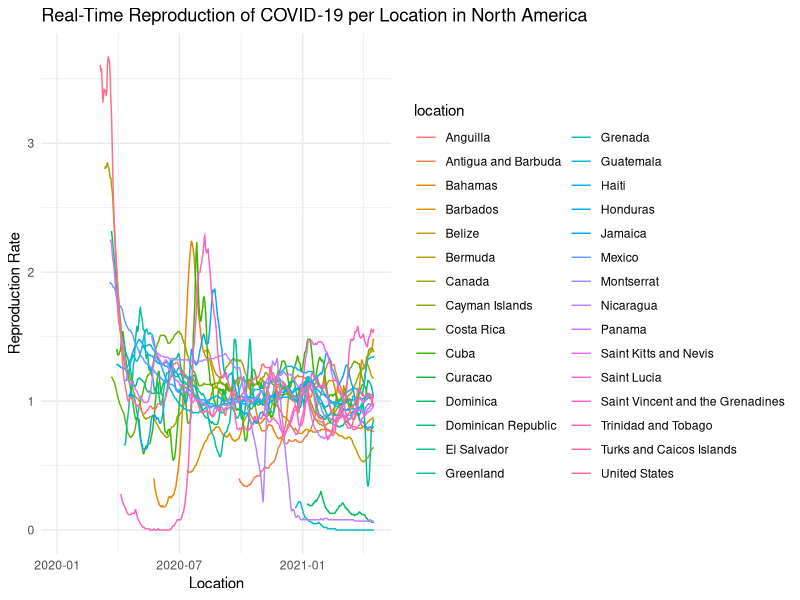
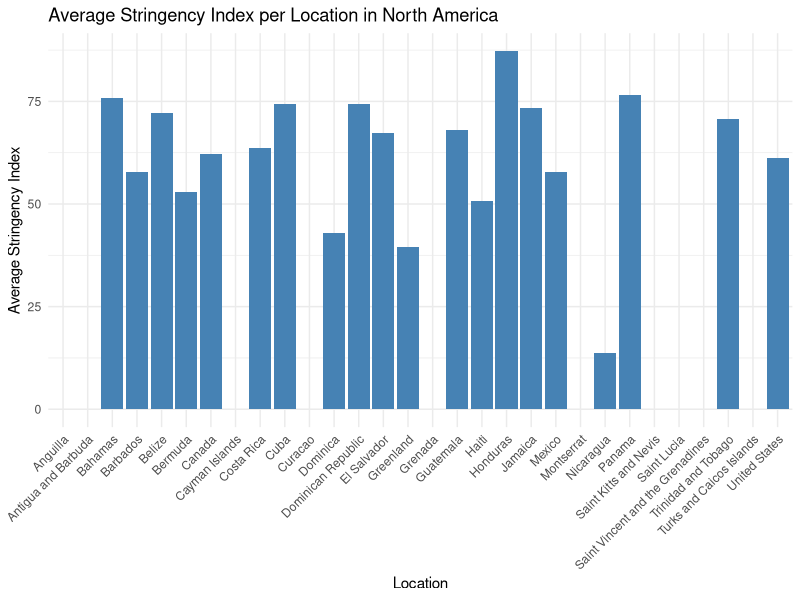
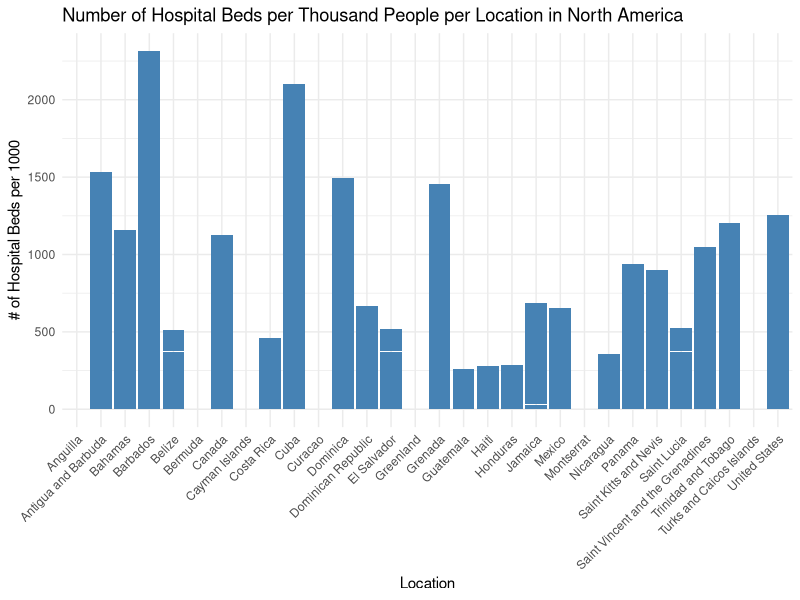
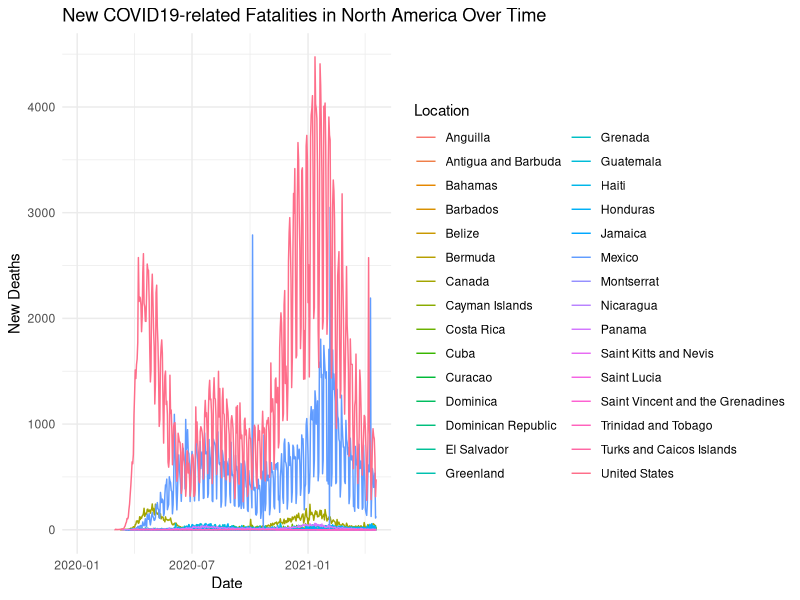
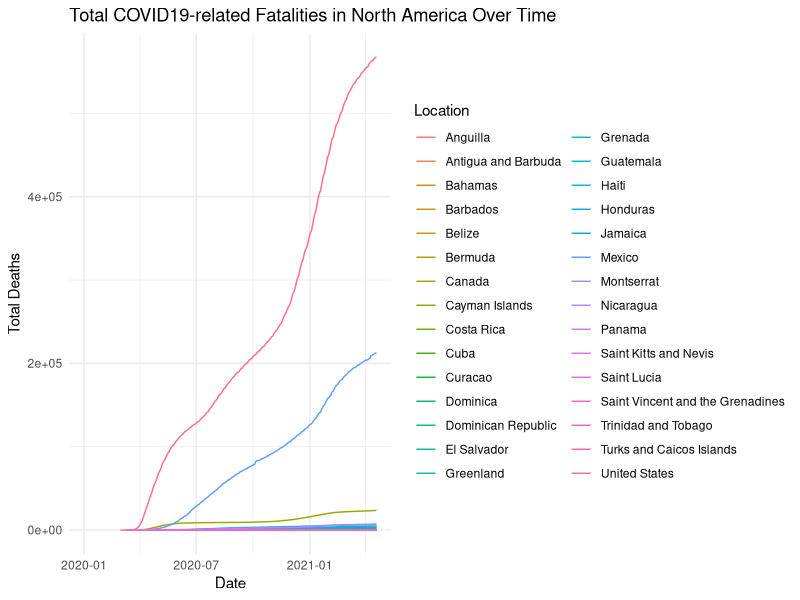
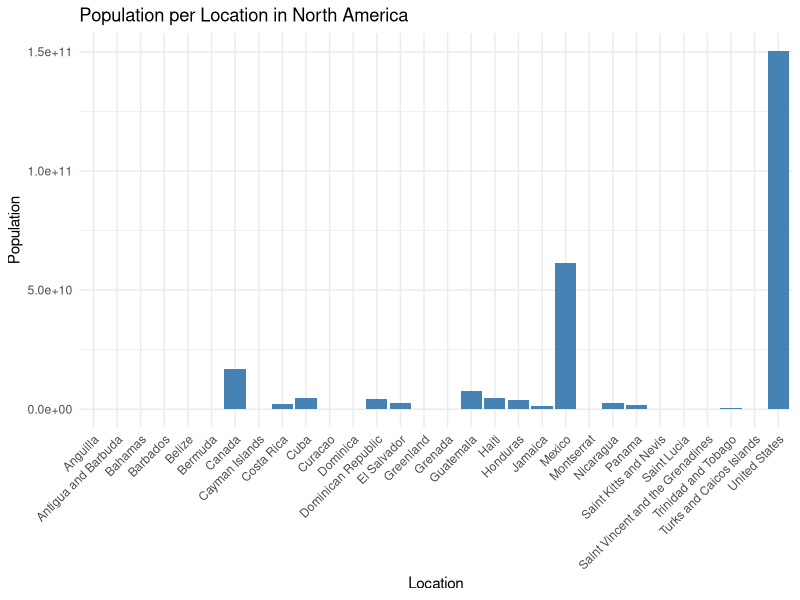
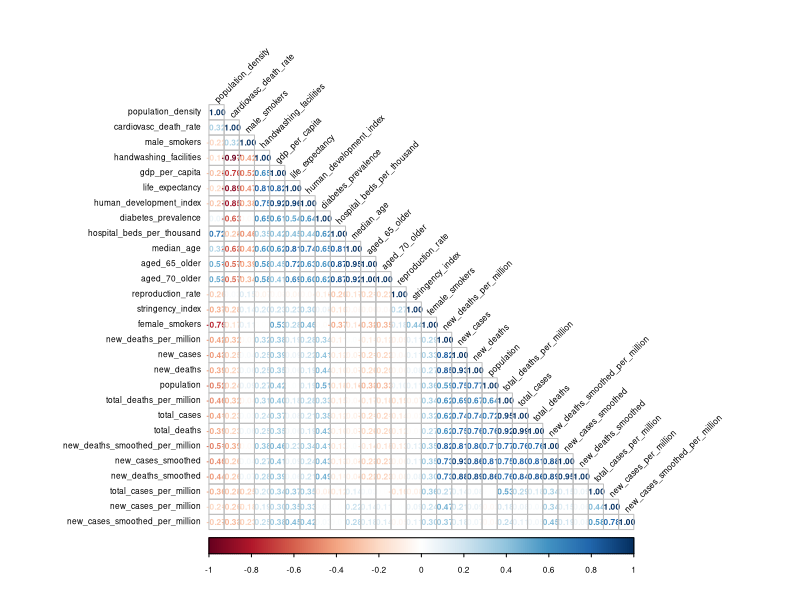
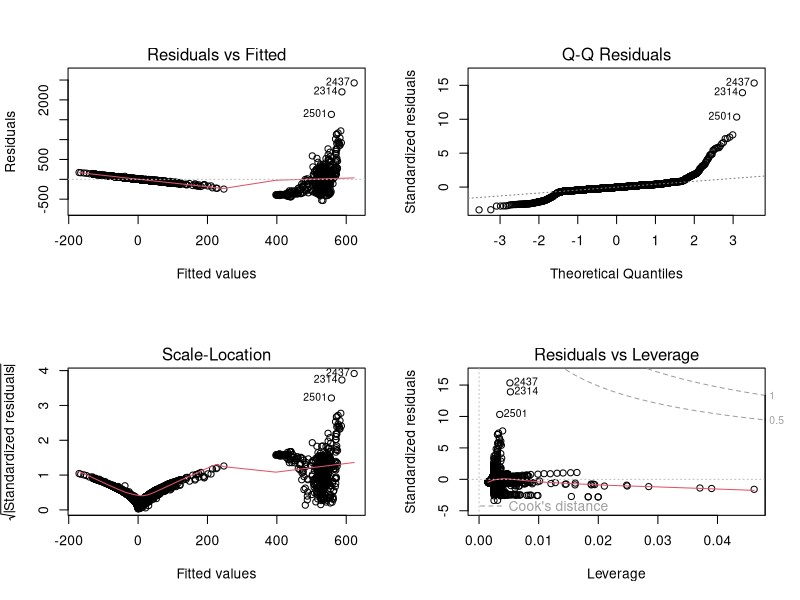

Write the R code that produced these figures, in order.
## ---- chunk 1
knitr::opts_chunk$set(echo = TRUE, fig.pos = 'H')
# Load the required libraries
library(tidyverse)
library(here)
library(corrplot)
library("caret")
library(knitr)
library(scales)
library(broom)

# Pre-requisites: 
# - clean_covid_data.csv already exists in inputs/data

# IF clean_covid_data.csv doesn't exist
# - Need to have run 00_covid19_data_import.R
# - Need to have run 01_covid19_data_cleaning.R

# Read in the cleaned covid data. 
clean_covid_data <- read_csv(here("inputs/data/clean_covid_data.csv"))
## ---- chunk 2
# Get the number of rows
sample_size <- clean_covid_data %>% 
  nrow()
## ---- chunk 3
# Plot a figure that shows the reproduction rate of COVID per location
can <- clean_covid_data[clean_covid_data$location == "Grenada", ]
clean_covid_data %>% 
  ggplot(aes(x=date, y=reproduction_rate, color=location)) + theme_minimal() +
  geom_line() +
  labs(title = "Real-Time Reproduction of COVID-19 per Location in North America", x = "Location", y = "Reproduction Rate")

stringency <- mean(clean_covid_data$stringency_index, na.rm=T)
## ---- chunk 4
# Plot a figure that shows the average stringency index of each location
clean_covid_data %>% 
  ggplot(aes(x=location, y=stringency_index)) + theme_minimal() + 
  stat_summary(fun = "mean", geom = "bar", fill="steelblue") + 
  theme(axis.text.x = element_text(angle = 45, hjust = 1)) +
  labs(title = "Average Stringency Index per Location in North America", x = "Location", y = "Average Stringency Index")
## ---- chunk 5
# Plot a figure that shows the number of hospital beds per each location
clean_covid_data %>% 
  ggplot(aes(x=location, y=hospital_beds_per_thousand)) + theme_minimal() +
  geom_bar(stat="identity", fill="steelblue") + theme(axis.text.x = element_text(angle = 45, hjust = 1)) +
  labs(title = "Number of Hospital Beds per Thousand People per Location in North America", x = "Location", y = "# of Hospital Beds per 1000")
## ---- chunk 6
# Plot a figure that shows the new fatalities of COVID over time
clean_covid_data %>% 
  ggplot(aes(x=date, y=new_deaths, color=location)) +
  geom_line() +
  labs(title = "New COVID19-related Fatalities in North America Over Time", x = "Date", y = "New Deaths", color = "Location") +
  theme_minimal()
## ---- chunk 7
# Plot a figure that shows the total fatality of COVID over time
clean_covid_data %>% 
  ggplot(aes(x=date, y=total_deaths, color=location)) +
  geom_line() +
  labs(title = "Total COVID19-related Fatalities in North America Over Time", x = "Date", y = "Total Deaths", color = "Location") +
  theme_minimal()
## ---- chunk 8
# Plot a figure that shows the population of each location
clean_covid_data %>% 
  ggplot(aes(x=location, y=population)) + theme_minimal() +
  geom_bar(stat="identity", fill="steelblue") + theme(axis.text.x = element_text(angle = 45, hjust = 1)) +
  labs(title = "Population per Location in North America", x = "Location", y = "Population")
## ---- chunk 9
# Correlation Analysis
# Removing date, location variables and test_unit as they have no explanatory power
covid_factored <- subset(clean_covid_data, select = -c(1, 2, 3, 4, 34))

# Remove columns with more than 50% NA
# Remove the rows with NA data for correlation analysis and multiple regression - 26 observations were dropped
covid_factored <- covid_factored[, which(colMeans(!is.na(covid_factored)) > 0.5)] %>%
  drop_na()

# If looking at one particular location, remove columns with SD=0 (same value throughout column)
# select(where(~length(unique(.)) > 1))
  
# Correlation Matrix
covid_cormatrix <- cor(covid_factored)
covid_corplot <- corrplot(covid_cormatrix, method="number", tl.cex=0.5, number.cex=0.5, cl.cex=0.5, type = "lower", order = "hclust", tl.col = "black", tl.srt = 45)
## ---- chunk 10
# Multiple Regression Model
# Removing variables with high pairwise correlation in order to account for multicolinearity
covid_factored <- subset(covid_factored, select = -c(findCorrelation(covid_cormatrix, cutoff=0.8)))

# Build model, removing features with practical similarity
# Remove total cases per million and new cases smoothed per million as they're both related to new cases per million
# Remove total deaths as new deaths (dependent var) is used for it's calculation
# Remove population as population density is more standardized representation of population per country 
sig_model <- lm(new_deaths ~ . -total_cases_per_million -new_cases_smoothed_per_million -total_deaths -population, data = covid_factored)
## ---- chunk 11
par(mfrow = c(2, 2))
plot(sig_model)
## ---- chunk 12
# Create table with coefficients 
# https://zief0002.github.io/book-8252/pretty-printing-tables-in-markdown.html
sig_model  %>%
  tidy() %>%
  mutate(
    p.value = pvalue(p.value)
  ) %>%
  kable(
    caption = "Multiple Linear Regression Against New Deaths due to COVID-19",
    col.names = c("Predictor", "Estimate", "SE", "t-value", "p-value"),
    booktabs = T
  )

# Create dataframe with individual coefficient data
coeffs <- coef(sig_model) %>%
  round(2)

# Gather other lm data including rsq, rse, f-statistic, and p-value
rsq <- glance(sig_model)$r.squared %>%
  round(3)
p <- pvalue(glance(sig_model)$p.value)
